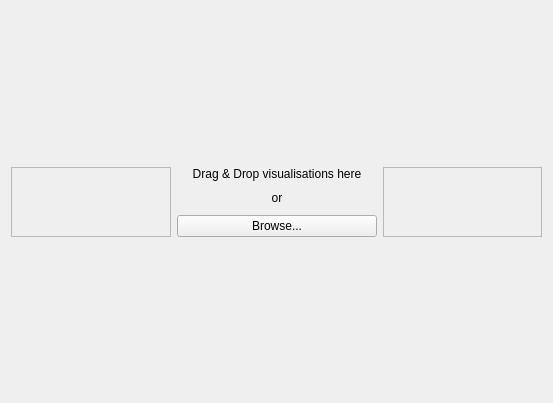
<?xml version="1.0" encoding="UTF-8"?>
<ui version="4.0">
 <class>Form</class>
 <widget class="QWidget" name="Form">
  <property name="geometry">
   <rect>
    <x>0</x>
    <y>0</y>
    <width>553</width>
    <height>403</height>
   </rect>
  </property>
  <property name="windowTitle">
   <string>Form</string>
  </property>
  <layout class="QGridLayout" name="drag_drop_layout">
   <property name="verticalSpacing">
    <number>10</number>
   </property>
   <item row="2" column="1">
    <widget class="QLabel" name="info_text_2">
     <property name="minimumSize">
      <size>
       <width>200</width>
       <height>0</height>
      </size>
     </property>
     <property name="text">
      <string>or</string>
     </property>
     <property name="alignment">
      <set>Qt::AlignCenter</set>
     </property>
    </widget>
   </item>
   <item row="4" column="1">
    <spacer name="lower_spacer">
     <property name="orientation">
      <enum>Qt::Vertical</enum>
     </property>
     <property name="sizeHint" stdset="0">
      <size>
       <width>20</width>
       <height>40</height>
      </size>
     </property>
    </spacer>
   </item>
   <item row="0" column="1">
    <spacer name="upper_spacer">
     <property name="orientation">
      <enum>Qt::Vertical</enum>
     </property>
     <property name="sizeHint" stdset="0">
      <size>
       <width>20</width>
       <height>40</height>
      </size>
     </property>
    </spacer>
   </item>
   <item row="3" column="1">
    <widget class="QPushButton" name="browse">
     <property name="focusPolicy">
      <enum>Qt::NoFocus</enum>
     </property>
     <property name="text">
      <string>Browse...</string>
     </property>
    </widget>
   </item>
   <item row="1" column="1">
    <widget class="QLabel" name="info_text">
     <property name="minimumSize">
      <size>
       <width>200</width>
       <height>0</height>
      </size>
     </property>
     <property name="text">
      <string>Drag &amp; Drop visualisations here</string>
     </property>
     <property name="alignment">
      <set>Qt::AlignCenter</set>
     </property>
    </widget>
   </item>
   <item row="1" column="2" rowspan="3">
    <widget class="QFrame" name="spacer_frame_right">
     <property name="frameShape">
      <enum>QFrame::StyledPanel</enum>
     </property>
     <property name="frameShadow">
      <enum>QFrame::Raised</enum>
     </property>
    </widget>
   </item>
   <item row="1" column="0" rowspan="3">
    <widget class="QFrame" name="spacer_frame_left">
     <property name="frameShape">
      <enum>QFrame::StyledPanel</enum>
     </property>
     <property name="frameShadow">
      <enum>QFrame::Raised</enum>
     </property>
    </widget>
   </item>
  </layout>
 </widget>
 <resources/>
 <connections/>
</ui>
